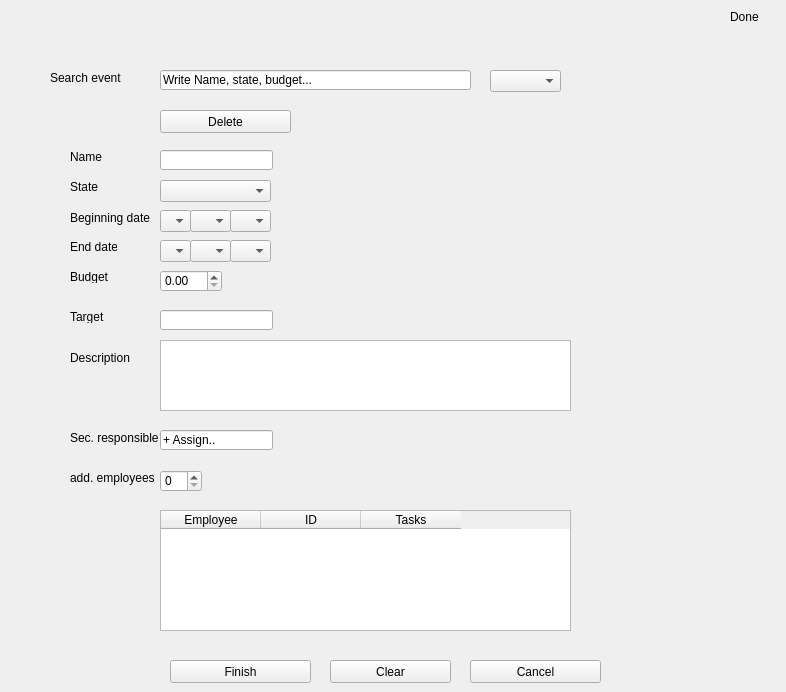
       <widget class="QWidget" name="Modify_prom_tab">
        <attribute name="title">
         <string>Modify</string>
        </attribute>
        <widget class="QLabel" name="lab_search_prom">
         <property name="geometry">
          <rect>
           <x>50</x>
           <y>70</y>
           <width>101</width>
           <height>16</height>
          </rect>
         </property>
         <property name="text">
          <string>Search event</string>
         </property>
        </widget>
        <widget class="QPushButton" name="pb_mod_delete_prom">
         <property name="geometry">
          <rect>
           <x>160</x>
           <y>110</y>
           <width>131</width>
           <height>23</height>
          </rect>
         </property>
         <property name="text">
          <string>Delete</string>
         </property>
        </widget>
        <widget class="QLineEdit" name="le_search_prom">
         <property name="geometry">
          <rect>
           <x>160</x>
           <y>70</y>
           <width>311</width>
           <height>20</height>
          </rect>
         </property>
         <property name="text">
          <string>Write Name, state, budget...</string>
         </property>
        </widget>
        <widget class="QPushButton" name="pb_mod_prom_finish">
         <property name="geometry">
          <rect>
           <x>170</x>
           <y>660</y>
           <width>141</width>
           <height>23</height>
          </rect>
         </property>
         <property name="text">
          <string>Finish</string>
         </property>
        </widget>
        <widget class="QDoubleSpinBox" name="dsb_mod_budget_prom">
         <property name="geometry">
          <rect>
           <x>160</x>
           <y>270</y>
           <width>62</width>
           <height>22</height>
          </rect>
         </property>
        </widget>
        <widget class="QPlainTextEdit" name="pte_mod_description_prom">
         <property name="geometry">
          <rect>
           <x>160</x>
           <y>340</y>
           <width>411</width>
           <height>71</height>
          </rect>
         </property>
        </widget>
        <widget class="QLabel" name="lab_mod_beg_date_prom">
         <property name="geometry">
          <rect>
           <x>70</x>
           <y>210</y>
           <width>81</width>
           <height>16</height>
          </rect>
         </property>
         <property name="text">
          <string>Beginning date</string>
         </property>
        </widget>
        <widget class="QLabel" name="lab_mod_end_date_prom">
         <property name="geometry">
          <rect>
           <x>70</x>
           <y>240</y>
           <width>47</width>
           <height>13</height>
          </rect>
         </property>
         <property name="text">
          <string>End date</string>
         </property>
        </widget>
        <widget class="QLabel" name="lab_mod_description_prom">
         <property name="geometry">
          <rect>
           <x>70</x>
           <y>350</y>
           <width>91</width>
           <height>16</height>
          </rect>
         </property>
         <property name="text">
          <string>Description</string>
         </property>
        </widget>
        <widget class="QPushButton" name="pb_mod_prom_clear">
         <property name="geometry">
          <rect>
           <x>330</x>
           <y>660</y>
           <width>121</width>
           <height>23</height>
          </rect>
         </property>
         <property name="text">
          <string>Clear</string>
         </property>
        </widget>
        <widget class="QLineEdit" name="le_mod_sec_resp_prom">
         <property name="geometry">
          <rect>
           <x>160</x>
           <y>430</y>
           <width>113</width>
           <height>20</height>
          </rect>
         </property>
         <property name="text">
          <string>+ Assign..</string>
         </property>
        </widget>
        <widget class="QLabel" name="lab_mod_target_prom">
         <property name="geometry">
          <rect>
           <x>70</x>
           <y>310</y>
           <width>47</width>
           <height>13</height>
          </rect>
         </property>
         <property name="text">
          <string>Target</string>
         </property>
        </widget>
        <widget class="QLabel" name="lab_mod_name_prom">
         <property name="geometry">
          <rect>
           <x>70</x>
           <y>150</y>
           <width>47</width>
           <height>13</height>
          </rect>
         </property>
         <property name="text">
          <string>Name</string>
         </property>
        </widget>
        <widget class="QComboBox" name="cb_mod_end_date_prom_month">
         <property name="geometry">
          <rect>
           <x>190</x>
           <y>240</y>
           <width>41</width>
           <height>22</height>
          </rect>
         </property>
        </widget>
        <widget class="QComboBox" name="cb_mod_state_prom">
         <property name="geometry">
          <rect>
           <x>160</x>
           <y>180</y>
           <width>111</width>
           <height>22</height>
          </rect>
         </property>
        </widget>
        <widget class="QLabel" name="lab_mod_budget_prom">
         <property name="geometry">
          <rect>
           <x>70</x>
           <y>270</y>
           <width>47</width>
           <height>13</height>
          </rect>
         </property>
         <property name="text">
          <string>Budget</string>
         </property>
        </widget>
        <widget class="QLineEdit" name="le_mod_target_prom">
         <property name="geometry">
          <rect>
           <x>160</x>
           <y>310</y>
           <width>113</width>
           <height>20</height>
          </rect>
         </property>
        </widget>
        <widget class="QComboBox" name="cb_mod_end_date_prom_day">
         <property name="geometry">
          <rect>
           <x>160</x>
           <y>240</y>
           <width>31</width>
           <height>22</height>
          </rect>
         </property>
        </widget>
        <widget class="QPushButton" name="pb_mod_prom_cancel">
         <property name="geometry">
          <rect>
           <x>470</x>
           <y>660</y>
           <width>131</width>
           <height>23</height>
          </rect>
         </property>
         <property name="text">
          <string>Cancel</string>
         </property>
        </widget>
        <widget class="QComboBox" name="cb_mod_beg_date_prom_year">
         <property name="geometry">
          <rect>
           <x>230</x>
           <y>210</y>
           <width>41</width>
           <height>22</height>
          </rect>
         </property>
        </widget>
        <widget class="QLabel" name="lab_mod_state_prom">
         <property name="geometry">
          <rect>
           <x>70</x>
           <y>180</y>
           <width>47</width>
           <height>13</height>
          </rect>
         </property>
         <property name="text">
          <string>State</string>
         </property>
        </widget>
        <widget class="QLineEdit" name="le_mod_name_prom">
         <property name="geometry">
          <rect>
           <x>160</x>
           <y>150</y>
           <width>113</width>
           <height>20</height>
          </rect>
         </property>
        </widget>
        <widget class="QLabel" name="lab_mod_sec_resp_prom">
         <property name="geometry">
          <rect>
           <x>70</x>
           <y>430</y>
           <width>91</width>
           <height>16</height>
          </rect>
         </property>
         <property name="text">
          <string>Sec. responsible</string>
         </property>
        </widget>
        <widget class="QComboBox" name="cb_mod_end_date_prom_year">
         <property name="geometry">
          <rect>
           <x>230</x>
           <y>240</y>
           <width>41</width>
           <height>22</height>
          </rect>
         </property>
        </widget>
        <widget class="QComboBox" name="cb_mod_beg_date_prom_month">
         <property name="geometry">
          <rect>
           <x>190</x>
           <y>210</y>
           <width>41</width>
           <height>22</height>
          </rect>
         </property>
        </widget>
        <widget class="QSpinBox" name="sb_mod_add_employees_prom">
         <property name="geometry">
          <rect>
           <x>160</x>
           <y>470</y>
           <width>42</width>
           <height>22</height>
          </rect>
         </property>
        </widget>
        <widget class="QLabel" name="lab_add_employees_prom_2">
         <property name="geometry">
          <rect>
           <x>70</x>
           <y>470</y>
           <width>91</width>
           <height>16</height>
          </rect>
         </property>
         <property name="text">
          <string>add. employees</string>
         </property>
        </widget>
        <widget class="QTableWidget" name="tw_aadd_employees_prom">
         <property name="geometry">
          <rect>
           <x>160</x>
           <y>510</y>
           <width>411</width>
           <height>121</height>
          </rect>
         </property>
         <column>
          <property name="text">
           <string>Employee</string>
          </property>
         </column>
         <column>
          <property name="text">
           <string>ID</string>
          </property>
         </column>
         <column>
          <property name="text">
           <string>Tasks</string>
          </property>
         </column>
        </widget>
        <widget class="QComboBox" name="cb_mod_beg_date_prom_day">
         <property name="geometry">
          <rect>
           <x>160</x>
           <y>210</y>
           <width>31</width>
           <height>22</height>
          </rect>
         </property>
        </widget>
        <widget class="QComboBox" name="cb_mod_search_ID_prom">
         <property name="geometry">
          <rect>
           <x>490</x>
           <y>70</y>
           <width>71</width>
           <height>22</height>
          </rect>
         </property>
        </widget>
        <widget class="QLabel" name="lab_name_client_9">
         <property name="geometry">
          <rect>
           <x>730</x>
           <y>10</y>
           <width>47</width>
           <height>13</height>
          </rect>
         </property>
         <property name="text">
          <string>Done</string>
         </property>
        </widget>
       </widget>
